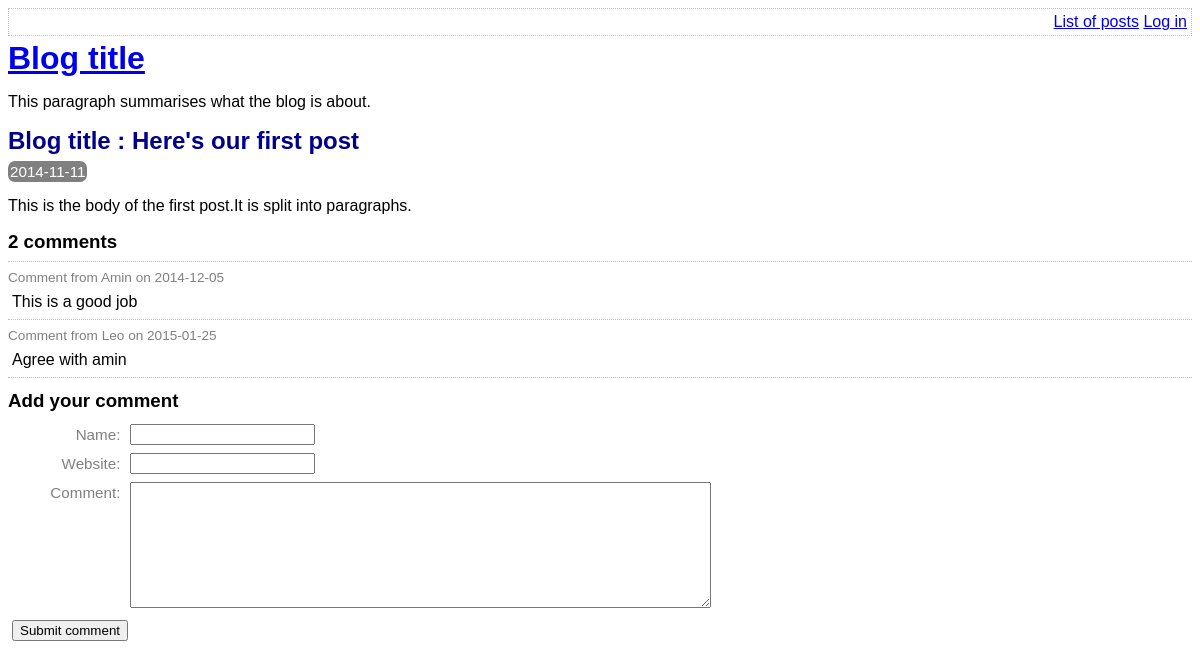
The app's page /view-post.php?id=1 with its own data.
### tables this page shows
CREATE TABLE post (
    id int AUTO_INCREMENT,
    title varchar(255) NOT NULL,
    body varchar(255),
    user_id int NOT NULL,
    created_at date,
    updated_at date,
    PRIMARY KEY(id),
    FOREIGN KEY (user_id) REFERENCES user (id)
);

CREATE TABLE comment (
    id int AUTO_INCREMENT,
    post_id int NOT NULL,
    created_at date,
    name varchar(255) NOT NULL,
    website varchar(255),
    text varchar(255) NOT NULL,
    PRIMARY KEY(id),
    FOREIGN KEY (post_id) REFERENCES post (id)
);

### lib/view-post.php (called while the page is built, shortened)
<?php
require_once "common.php";
function getPostRow(mysqli $conn, $id)
{
    $stmt = $conn->prepare(
        'SELECT
            title, created_at, body
        FROM
            post
        WHERE
            id = ?'
    );
    $stmt->bind_param("i", $id);
    $result = $stmt->execute();
    return $stmt->get_result()->fetch_assoc();
}

### view-post.php (the view, shortened to what this page needs)
<?php
require_once "lib/common.php";
require_once "lib/view-post.php";
$msgs = [];
if (!$conn) {
    $conn = getConnectionInst();
}
if (isset($_GET["id"])) {
    $id = $_GET["id"];
} else {
    $id = 0;
}
if ($conn->connect_error) {
    array_push($msgs, $conn->connect_error);
} else {
    $result = getPostRow($conn, $id);
}
?>
<!DOCTYPE html>
<html>
<head>
    <?php require 'templates/head.php' ?>
</head>
<body>
    <?php require "templates/title.php"; ?>
    <div class="post">
        <h2>Blog title : <?php echo htmlEscape($result['title']) ?></h2>
        <p class="date"><?php echo htmlEscape($result['created_at']) ?></p>
        <p><?php echo convertNewlinesToParagraphs($result['body']) ?></p>
    </div>
    <?php require "templates/list-comments.php" ?>
    <?php require "templates/comment-form.php" ?>
</body>
</html>

### lib/common.php (shortened to what this page needs)
<?php
function htmlEscape($html)
{
    return htmlspecialchars($html, ENT_HTML5, 'UTF-8');
}
function getPostComments(mysqli $conn, $id)
{
    $sql = "select * from comment where post_id = ?";
    $stmt = $conn->prepare($sql);
    $stmt->bind_param('i', $id);
    $stmt->execute();
    return $stmt->get_result()->fetch_all(MYSQLI_ASSOC);
}
function convertNewlinesToParagraphs($text)
{
    $escaped = htmlEscape($text);
    return '<p>' . str_replace("\n", "</p><p>", $escaped) . '</p>';
}

### templates/list-comments.php (shortened to what this page needs)
<form action="view-post.php?action=delete-comment&amp;id=<?php echo $id ?>&amp;" method="post" class="comment-list">
    <h3><?php echo count(getPostComments($conn, $id)) ?> comments</h3>
    <?php foreach (getPostComments($conn, $id) as $comment) : ?>
        <div class="comment">
            <div class="comment-meta">
                Comment from
                <?php echo htmlEscape($comment['name']) ?>
                on
                <?php echo $comment['created_at'] ?>
            </div>
            <div class="comment-body">
                <?php echo convertNewlinesToParagraphs($comment['text']) ?>
            </div>
        </div>
    <?php endforeach ?>
</form>

### assets/main.css (style rules this page uses)
h1, h2, h3 { margin-top: 0; margin-bottom: 8px; }
body { font-family: sans-serif; }
.post-synopsis h2, .post h2 { color: darkblue; }
.post .date, .post-synopsis .meta { color: white; background-color: grey; border-radius: 7px; padding: 2px; display: inline; font-size: 0.95em; }
.comment .comment-meta { font-size: 0.85em; color: grey; border-top: 1px dotted silver; padding-top: 8px; }
.comment-body p { margin: 8px 4px; }
.comment-list { border-bottom: 1px dotted silver; margin-bottom: 12px; }

### records on screen
post: title "Here's our first post", created_at "2014-11-11", body "This is the body of the first post.It is split into paragraphs."
comment: name "Amin", created_at "2014-12-05", text "This is a good job"
comment: name "Leo", created_at "2015-01-25", text "Agree with amin"

### other values on screen
count(getPostComments($conn, $id)) "2"
